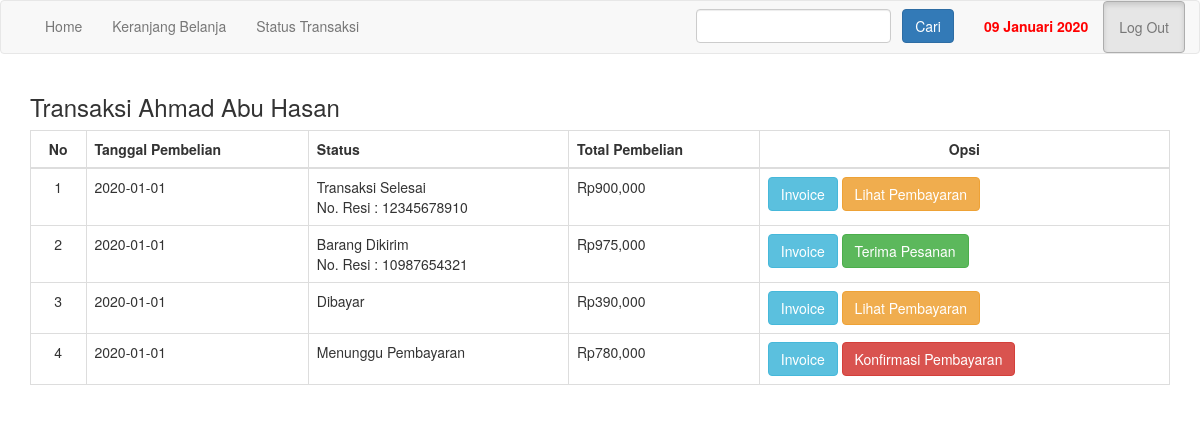
The app's page /riwayat.php (signed in) with its own data.
### tables this page shows
CREATE TABLE `pembelian` (
  `id_pembelian` int(11) NOT NULL,
  `id_pelanggan` int(11) NOT NULL,
  `id_ongkir` int(11) NOT NULL,
  `tanggal_pembelian` date NOT NULL,
  `total_pembelian` int(11) NOT NULL,
  `nama_kota` varchar(100) NOT NULL,
  `tarif` int(11) NOT NULL,
  `alamat_pengiriman` text NOT NULL,
  `status_pembelian` varchar(100) NOT NULL DEFAULT 'Menunggu Pembayaran',
  `resi_pengiriman` varchar(50) NOT NULL
);

### riwayat.php (the view, shortened to what this page needs)
<?php
include 'koneksi.php';
?>
<!DOCTYPE html>
<html>
<head>
	<link rel="stylesheet" type="text/css" href="admin/assets/css/bootstrap.css">
	<link rel="stylesheet" type="text/css" href="popup1.css">
</head>
<body>
<?php include 'navbar.php'; ?>
<section class="riwayat">
	<div class="container">
		<h3>Transaksi <?php echo $_SESSION["pelanggan"]["nama_pelanggan"] ?></h3>
		<table class="table table-bordered">
			<thead>
				<tr>
					<th style="text-align: center;">No</th>
					<th>Tanggal Pembelian</th>
					<th>Status</th>
					<th>Total Pembelian</th>
					<th style="text-align: center;">Opsi</th>
				</tr>
			</thead>
			<tbody>
				<?php
				$nomor=1;
				$id_pelanggan = $_SESSION["pelanggan"]["id_pelanggan"];
				$ambil = $koneksi->query("SELECT * FROM pembelian WHERE id_pelanggan='$id_pelanggan'");
				while ($pecah = $ambil->fetch_assoc()){
				?>
				<tr>
					<td style="text-align: center;"><?php echo $nomor; ?></td>
					<td><?php echo $pecah["tanggal_pembelian"]; ?></td>
					<td><?php echo $pecah["status_pembelian"]; ?>
						<br>
						<?php if (!empty($pecah["resi_pengiriman"])): ?>
						No. Resi : <?php echo $pecah["resi_pengiriman"]; ?>
						<?php endif ?>
					</td>
					<td>Rp<?php echo number_format($pecah["total_pembelian"]); ?></td>
					<td>
						<a href="nota.php?id=<?php echo $pecah["id_pembelian"]; ?>" class="btn btn-info">Invoice</a>
						<?php if ($pecah['status_pembelian']=="Menunggu Pembayaran") { ?>
							<a href="pembayaran.php?id=<?php echo $pecah["id_pembelian"]; ?>" class="btn btn-danger">Konfirmasi Pembayaran</a>
						<?php } elseif ($pecah['status_pembelian']=="Dibayar" OR $pecah['status_pembelian']=="Transaksi Selesai") { ?>
							<a href="lihat_pembayaran.php?id=<?php echo $pecah["id_pembelian"]; ?>" class="btn btn-warning">Lihat Pembayaran</a>
						<?php } else { ?>
							<a href="terima_pesanan.php?id=<?php echo $pecah["id_pembelian"]; ?>" class="btn btn-success">Terima Pesanan</a>
						<?php } ?>
					</td>
				</tr>
				<?php $nomor++; ?>
				<?php } ?>
			</tbody>
		</table>
	</div>
</section>
</body>
</html>

### records on screen
pembelian: tanggal_pembelian "2020-01-01", status_pembelian "Transaksi Selesai", resi_pengiriman "12345678910", total_pembelian "900,000"
pembelian: tanggal_pembelian "2020-01-01", status_pembelian "Barang Dikirim", resi_pengiriman "10987654321", total_pembelian "975,000"
pembelian: tanggal_pembelian "2020-01-01", status_pembelian "Dibayar", total_pembelian "390,000"
pembelian: tanggal_pembelian "2020-01-01", status_pembelian "Menunggu Pembayaran", total_pembelian "780,000"

### other values on screen
sekarang() "09 Januari 2020"
$_SESSION["pelanggan"]["nama_pelanggan"] "Ahmad Abu Hasan"
